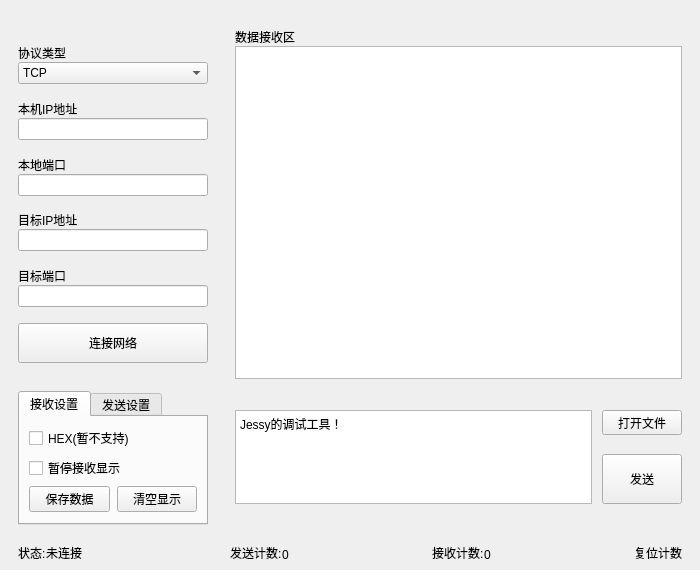
<?xml version="1.0" encoding="UTF-8"?>
<ui version="4.0">
 <class>Form</class>
 <widget class="QWidget" name="Form">
  <property name="geometry">
   <rect>
    <x>0</x>
    <y>0</y>
    <width>700</width>
    <height>570</height>
   </rect>
  </property>
  <property name="minimumSize">
   <size>
    <width>600</width>
    <height>500</height>
   </size>
  </property>
  <property name="windowTitle">
   <string>网络调试助手</string>
  </property>
  <property name="windowIcon">
   <iconset resource="resources.qrc">
    <normaloff>:/img/Icons/Network.png</normaloff>:/img/Icons/Network.png</iconset>
  </property>
  <layout class="QGridLayout" name="gridLayout" columnstretch="1,4" rowminimumheight="9,5,0">
   <property name="leftMargin">
    <number>18</number>
   </property>
   <property name="topMargin">
    <number>18</number>
   </property>
   <property name="rightMargin">
    <number>18</number>
   </property>
   <property name="bottomMargin">
    <number>8</number>
   </property>
   <property name="horizontalSpacing">
    <number>22</number>
   </property>
   <property name="verticalSpacing">
    <number>12</number>
   </property>
   <item row="0" column="0">
    <layout class="QVBoxLayout" name="verticalLayout">
     <item>
      <spacer name="verticalSpacer_7">
       <property name="orientation">
        <enum>Qt::Vertical</enum>
       </property>
       <property name="sizeHint" stdset="0">
        <size>
         <width>20</width>
         <height>50</height>
        </size>
       </property>
      </spacer>
     </item>
     <item>
      <widget class="QLabel" name="ProtocolTypeLabel">
       <property name="text">
        <string>协议类型</string>
       </property>
       <property name="alignment">
        <set>Qt::AlignBottom|Qt::AlignLeading|Qt::AlignLeft</set>
       </property>
       <property name="buddy">
        <cstring>ProtocolTypeComboBox</cstring>
       </property>
      </widget>
     </item>
     <item>
      <widget class="QComboBox" name="ProtocolTypeComboBox">
       <item>
        <property name="text">
         <string>TCP</string>
        </property>
       </item>
       <item>
        <property name="text">
         <string>UDP</string>
        </property>
       </item>
       <item>
        <property name="text">
         <string>Web Server</string>
        </property>
       </item>
      </widget>
     </item>
     <item>
      <spacer name="verticalSpacer">
       <property name="orientation">
        <enum>Qt::Vertical</enum>
       </property>
       <property name="sizeHint" stdset="0">
        <size>
         <width>20</width>
         <height>40</height>
        </size>
       </property>
      </spacer>
     </item>
     <item>
      <widget class="QLabel" name="MyHostAddrLabel">
       <property name="text">
        <string>本机IP地址</string>
       </property>
       <property name="alignment">
        <set>Qt::AlignBottom|Qt::AlignLeading|Qt::AlignLeft</set>
       </property>
       <property name="buddy">
        <cstring>MyHostAddrLineEdit</cstring>
       </property>
      </widget>
     </item>
     <item>
      <widget class="QLineEdit" name="MyHostAddrLineEdit">
       <property name="inputMask">
        <string/>
       </property>
       <property name="alignment">
        <set>Qt::AlignLeading|Qt::AlignLeft|Qt::AlignVCenter</set>
       </property>
       <property name="readOnly">
        <bool>true</bool>
       </property>
      </widget>
     </item>
     <item>
      <spacer name="verticalSpacer_6">
       <property name="orientation">
        <enum>Qt::Vertical</enum>
       </property>
       <property name="sizeHint" stdset="0">
        <size>
         <width>20</width>
         <height>40</height>
        </size>
       </property>
      </spacer>
     </item>
     <item>
      <widget class="QLabel" name="MyPortLabel">
       <property name="text">
        <string>本地端口</string>
       </property>
       <property name="alignment">
        <set>Qt::AlignBottom|Qt::AlignLeading|Qt::AlignLeft</set>
       </property>
       <property name="buddy">
        <cstring>MyPortLineEdit</cstring>
       </property>
      </widget>
     </item>
     <item>
      <widget class="PortLineEdit" name="MyPortLineEdit">
       <property name="toolTip">
        <string>作为Server启动时绑定的本地端口</string>
       </property>
       <property name="inputMask">
        <string/>
       </property>
       <property name="maxLength">
        <number>5</number>
       </property>
       <property name="alignment">
        <set>Qt::AlignLeading|Qt::AlignLeft|Qt::AlignVCenter</set>
       </property>
      </widget>
     </item>
     <item>
      <spacer name="verticalSpacer_5">
       <property name="orientation">
        <enum>Qt::Vertical</enum>
       </property>
       <property name="sizeHint" stdset="0">
        <size>
         <width>20</width>
         <height>40</height>
        </size>
       </property>
      </spacer>
     </item>
     <item>
      <widget class="QLabel" name="label_4">
       <property name="text">
        <string>目标IP地址</string>
       </property>
       <property name="alignment">
        <set>Qt::AlignBottom|Qt::AlignLeading|Qt::AlignLeft</set>
       </property>
       <property name="buddy">
        <cstring>TargetIPLineEdit</cstring>
       </property>
      </widget>
     </item>
     <item>
      <widget class="IPv4AddrLineEdit" name="TargetIPLineEdit">
       <property name="toolTip">
        <string>作为Client启动时连接服务器的地址</string>
       </property>
       <property name="maxLength">
        <number>15</number>
       </property>
       <property name="alignment">
        <set>Qt::AlignLeading|Qt::AlignLeft|Qt::AlignVCenter</set>
       </property>
      </widget>
     </item>
     <item>
      <spacer name="verticalSpacer_3">
       <property name="orientation">
        <enum>Qt::Vertical</enum>
       </property>
       <property name="sizeHint" stdset="0">
        <size>
         <width>20</width>
         <height>40</height>
        </size>
       </property>
      </spacer>
     </item>
     <item>
      <widget class="QLabel" name="label_6">
       <property name="text">
        <string>目标端口</string>
       </property>
       <property name="alignment">
        <set>Qt::AlignBottom|Qt::AlignLeading|Qt::AlignLeft</set>
       </property>
       <property name="buddy">
        <cstring>TargetPortLineEdit</cstring>
       </property>
      </widget>
     </item>
     <item>
      <widget class="PortLineEdit" name="TargetPortLineEdit">
       <property name="toolTip">
        <string>作为Client启动时连接服务器的端口</string>
       </property>
       <property name="maxLength">
        <number>5</number>
       </property>
       <property name="alignment">
        <set>Qt::AlignLeading|Qt::AlignLeft|Qt::AlignVCenter</set>
       </property>
      </widget>
     </item>
     <item>
      <spacer name="verticalSpacer_2">
       <property name="orientation">
        <enum>Qt::Vertical</enum>
       </property>
       <property name="sizeHint" stdset="0">
        <size>
         <width>20</width>
         <height>40</height>
        </size>
       </property>
      </spacer>
     </item>
     <item>
      <widget class="ConnectButton" name="ConnectButton">
       <property name="minimumSize">
        <size>
         <width>0</width>
         <height>40</height>
        </size>
       </property>
       <property name="maximumSize">
        <size>
         <width>16777215</width>
         <height>40</height>
        </size>
       </property>
       <property name="text">
        <string>连接网络</string>
       </property>
       <property name="icon">
        <iconset resource="resources.qrc">
         <normaloff>:/img/Icons/broken_link_72px.ico</normaloff>
         <normalon>:/img/Icons/link_72px.ico</normalon>:/img/Icons/broken_link_72px.ico</iconset>
       </property>
       <property name="checkable">
        <bool>true</bool>
       </property>
       <property name="checked">
        <bool>false</bool>
       </property>
      </widget>
     </item>
     <item>
      <spacer name="verticalSpacer_4">
       <property name="orientation">
        <enum>Qt::Vertical</enum>
       </property>
       <property name="sizeHint" stdset="0">
        <size>
         <width>20</width>
         <height>40</height>
        </size>
       </property>
      </spacer>
     </item>
    </layout>
   </item>
   <item row="0" column="1">
    <layout class="QVBoxLayout" name="verticalLayout_4">
     <property name="leftMargin">
      <number>5</number>
     </property>
     <property name="topMargin">
      <number>10</number>
     </property>
     <property name="rightMargin">
      <number>0</number>
     </property>
     <property name="bottomMargin">
      <number>0</number>
     </property>
     <item>
      <widget class="QLabel" name="ReceiveLabel">
       <property name="sizePolicy">
        <sizepolicy hsizetype="Preferred" vsizetype="Preferred">
         <horstretch>0</horstretch>
         <verstretch>0</verstretch>
        </sizepolicy>
       </property>
       <property name="text">
        <string>数据接收区</string>
       </property>
       <property name="alignment">
        <set>Qt::AlignBottom|Qt::AlignLeading|Qt::AlignLeft</set>
       </property>
       <property name="wordWrap">
        <bool>false</bool>
       </property>
      </widget>
     </item>
     <item>
      <widget class="QPlainTextEdit" name="ReceivePlainTextEdit">
       <property name="readOnly">
        <bool>true</bool>
       </property>
      </widget>
     </item>
    </layout>
   </item>
   <item row="1" column="0">
    <widget class="QTabWidget" name="send_receive_setting">
     <property name="minimumSize">
      <size>
       <width>190</width>
       <height>0</height>
      </size>
     </property>
     <property name="currentIndex">
      <number>0</number>
     </property>
     <widget class="QWidget" name="tab">
      <attribute name="title">
       <string>接收设置</string>
      </attribute>
      <layout class="QVBoxLayout" name="verticalLayout_2">
       <item>
        <widget class="QCheckBox" name="HEXReceiveCheckBox">
         <property name="toolTip">
          <string>以十六进接收</string>
         </property>
         <property name="text">
          <string>HEX(暂不支持)</string>
         </property>
        </widget>
       </item>
       <item>
        <widget class="QCheckBox" name="ReceivePauseCheckBox">
         <property name="text">
          <string>暂停接收显示</string>
         </property>
        </widget>
       </item>
       <item>
        <layout class="QHBoxLayout" name="horizontalLayout_2">
         <property name="spacing">
          <number>7</number>
         </property>
         <item>
          <widget class="QPushButton" name="RSaveDataButton">
           <property name="toolTip">
            <string>保存接收区内容到txt文件 Ctrl+S</string>
           </property>
           <property name="text">
            <string>保存数据</string>
           </property>
           <property name="shortcut">
            <string>Ctrl+S</string>
           </property>
          </widget>
         </item>
         <item>
          <widget class="QPushButton" name="RClearButton">
           <property name="toolTip">
            <string>清空接收区显示</string>
           </property>
           <property name="text">
            <string>清空显示</string>
           </property>
          </widget>
         </item>
        </layout>
       </item>
      </layout>
     </widget>
     <widget class="QWidget" name="tab_2">
      <attribute name="title">
       <string>发送设置</string>
      </attribute>
      <layout class="QVBoxLayout" name="verticalLayout_5">
       <item>
        <widget class="QCheckBox" name="SendHEXCheckBox">
         <property name="toolTip">
          <string>以十六进制发送</string>
         </property>
         <property name="text">
          <string>HEX(暂不支持)</string>
         </property>
        </widget>
       </item>
       <item>
        <widget class="QCheckBox" name="LoopSendCheckBox">
         <property name="text">
          <string>循环发送</string>
         </property>
        </widget>
       </item>
       <item>
        <layout class="QHBoxLayout" name="horizontalLayout_6">
         <property name="spacing">
          <number>2</number>
         </property>
         <item>
          <widget class="QLabel" name="label">
           <property name="sizePolicy">
            <sizepolicy hsizetype="Preferred" vsizetype="Maximum">
             <horstretch>0</horstretch>
             <verstretch>0</verstretch>
            </sizepolicy>
           </property>
           <property name="text">
            <string>循环时间</string>
           </property>
          </widget>
         </item>
         <item>
          <widget class="QSpinBox" name="LoopSendSpinBox">
           <property name="sizePolicy">
            <sizepolicy hsizetype="Minimum" vsizetype="Fixed">
             <horstretch>0</horstretch>
             <verstretch>0</verstretch>
            </sizepolicy>
           </property>
           <property name="minimumSize">
            <size>
             <width>68</width>
             <height>0</height>
            </size>
           </property>
           <property name="suffix">
            <string> ms</string>
           </property>
           <property name="minimum">
            <number>1</number>
           </property>
           <property name="maximum">
            <number>9999999</number>
           </property>
           <property name="singleStep">
            <number>100</number>
           </property>
           <property name="value">
            <number>1000</number>
           </property>
          </widget>
         </item>
        </layout>
       </item>
      </layout>
     </widget>
    </widget>
   </item>
   <item row="1" column="1">
    <layout class="QGridLayout" name="gridLayout_2">
     <property name="leftMargin">
      <number>5</number>
     </property>
     <property name="horizontalSpacing">
      <number>10</number>
     </property>
     <item row="0" column="0" rowspan="2">
      <widget class="QPlainTextEdit" name="SendPlainTextEdit">
       <property name="plainText">
        <string>Jessy的调试工具！</string>
       </property>
       <property name="placeholderText">
        <string>输入要发送的数据</string>
       </property>
      </widget>
     </item>
     <item row="0" column="1">
      <widget class="QPushButton" name="OpenFilePushButton">
       <property name="minimumSize">
        <size>
         <width>0</width>
         <height>25</height>
        </size>
       </property>
       <property name="maximumSize">
        <size>
         <width>80</width>
         <height>25</height>
        </size>
       </property>
       <property name="toolTip">
        <string>打开要发送的文本文件或选择WebServer工作目录 Ctrl+O</string>
       </property>
       <property name="text">
        <string>打开文件</string>
       </property>
       <property name="shortcut">
        <string>Ctrl+O</string>
       </property>
      </widget>
     </item>
     <item row="1" column="1">
      <widget class="QPushButton" name="SendButton">
       <property name="sizePolicy">
        <sizepolicy hsizetype="Minimum" vsizetype="Fixed">
         <horstretch>0</horstretch>
         <verstretch>0</verstretch>
        </sizepolicy>
       </property>
       <property name="minimumSize">
        <size>
         <width>0</width>
         <height>50</height>
        </size>
       </property>
       <property name="maximumSize">
        <size>
         <width>80</width>
         <height>50</height>
        </size>
       </property>
       <property name="toolTip">
        <string>Alt+Enter发送</string>
       </property>
       <property name="text">
        <string>发送</string>
       </property>
       <property name="shortcut">
        <string>Alt+Return</string>
       </property>
      </widget>
     </item>
    </layout>
   </item>
   <item row="2" column="0">
    <layout class="QHBoxLayout" name="horizontalLayout_3" stretch="0,1,0">
     <item>
      <widget class="QLabel" name="label_7">
       <property name="sizePolicy">
        <sizepolicy hsizetype="Preferred" vsizetype="Preferred">
         <horstretch>0</horstretch>
         <verstretch>0</verstretch>
        </sizepolicy>
       </property>
       <property name="toolTip">
        <string>网络连接状态</string>
       </property>
       <property name="text">
        <string>状态:</string>
       </property>
       <property name="alignment">
        <set>Qt::AlignBottom|Qt::AlignLeading|Qt::AlignLeft</set>
       </property>
      </widget>
     </item>
     <item>
      <widget class="QLabel" name="StateLabel">
       <property name="sizePolicy">
        <sizepolicy hsizetype="Fixed" vsizetype="Preferred">
         <horstretch>0</horstretch>
         <verstretch>0</verstretch>
        </sizepolicy>
       </property>
       <property name="minimumSize">
        <size>
         <width>120</width>
         <height>25</height>
        </size>
       </property>
       <property name="maximumSize">
        <size>
         <width>120</width>
         <height>25</height>
        </size>
       </property>
       <property name="text">
        <string>未连接</string>
       </property>
       <property name="alignment">
        <set>Qt::AlignBottom|Qt::AlignLeading|Qt::AlignLeft</set>
       </property>
      </widget>
     </item>
     <item>
      <spacer name="horizontalSpacer_2">
       <property name="orientation">
        <enum>Qt::Horizontal</enum>
       </property>
       <property name="sizeHint" stdset="0">
        <size>
         <width>40</width>
         <height>20</height>
        </size>
       </property>
      </spacer>
     </item>
    </layout>
   </item>
   <item row="2" column="1">
    <layout class="QHBoxLayout" name="horizontalLayout_4">
     <item>
      <widget class="QLabel" name="label_9">
       <property name="toolTip">
        <string/>
       </property>
       <property name="text">
        <string>发送计数:</string>
       </property>
       <property name="alignment">
        <set>Qt::AlignBottom|Qt::AlignLeading|Qt::AlignLeft</set>
       </property>
      </widget>
     </item>
     <item>
      <widget class="QLabel" name="SendCounterLabel">
       <property name="sizePolicy">
        <sizepolicy hsizetype="Fixed" vsizetype="Preferred">
         <horstretch>0</horstretch>
         <verstretch>0</verstretch>
        </sizepolicy>
       </property>
       <property name="minimumSize">
        <size>
         <width>50</width>
         <height>0</height>
        </size>
       </property>
       <property name="maximumSize">
        <size>
         <width>50</width>
         <height>16777215</height>
        </size>
       </property>
       <property name="text">
        <string>0</string>
       </property>
       <property name="alignment">
        <set>Qt::AlignBottom|Qt::AlignLeading|Qt::AlignLeft</set>
       </property>
       <property name="textInteractionFlags">
        <set>Qt::LinksAccessibleByMouse|Qt::TextSelectableByMouse</set>
       </property>
      </widget>
     </item>
     <item>
      <spacer name="horizontalSpacer">
       <property name="orientation">
        <enum>Qt::Horizontal</enum>
       </property>
       <property name="sizeHint" stdset="0">
        <size>
         <width>40</width>
         <height>20</height>
        </size>
       </property>
      </spacer>
     </item>
     <item>
      <widget class="QLabel" name="label_10">
       <property name="text">
        <string>接收计数:</string>
       </property>
       <property name="alignment">
        <set>Qt::AlignBottom|Qt::AlignLeading|Qt::AlignLeft</set>
       </property>
      </widget>
     </item>
     <item>
      <widget class="QLabel" name="ReceiveCounterLabel">
       <property name="sizePolicy">
        <sizepolicy hsizetype="Fixed" vsizetype="Preferred">
         <horstretch>0</horstretch>
         <verstretch>0</verstretch>
        </sizepolicy>
       </property>
       <property name="minimumSize">
        <size>
         <width>50</width>
         <height>0</height>
        </size>
       </property>
       <property name="maximumSize">
        <size>
         <width>50</width>
         <height>16777215</height>
        </size>
       </property>
       <property name="text">
        <string>0</string>
       </property>
       <property name="alignment">
        <set>Qt::AlignBottom|Qt::AlignLeading|Qt::AlignLeft</set>
       </property>
       <property name="textInteractionFlags">
        <set>Qt::LinksAccessibleByMouse|Qt::TextSelectableByMouse</set>
       </property>
      </widget>
     </item>
     <item>
      <spacer name="horizontalSpacer_3">
       <property name="orientation">
        <enum>Qt::Horizontal</enum>
       </property>
       <property name="sizeHint" stdset="0">
        <size>
         <width>40</width>
         <height>20</height>
        </size>
       </property>
      </spacer>
     </item>
     <item>
      <widget class="CounterResetLabel" name="CounterResetLabel">
       <property name="toolTip">
        <string>清零计数器</string>
       </property>
       <property name="text">
        <string>复位计数</string>
       </property>
       <property name="alignment">
        <set>Qt::AlignBottom|Qt::AlignLeading|Qt::AlignLeft</set>
       </property>
      </widget>
     </item>
    </layout>
   </item>
  </layout>
 </widget>
 <customwidgets>
  <customwidget>
   <class>PortLineEdit</class>
   <extends>QLineEdit</extends>
   <header>UI.MyWidgets</header>
  </customwidget>
  <customwidget>
   <class>IPv4AddrLineEdit</class>
   <extends>QLineEdit</extends>
   <header>UI.MyWidgets</header>
  </customwidget>
  <customwidget>
   <class>ConnectButton</class>
   <extends>QPushButton</extends>
   <header>UI.MyWidgets</header>
  </customwidget>
  <customwidget>
   <class>CounterResetLabel</class>
   <extends>QLabel</extends>
   <header>UI.MyWidgets</header>
  </customwidget>
 </customwidgets>
 <resources>
  <include location="resources.qrc"/>
 </resources>
 <connections>
  <connection>
   <sender>RClearButton</sender>
   <signal>clicked()</signal>
   <receiver>ReceivePlainTextEdit</receiver>
   <slot>clear()</slot>
   <hints>
    <hint type="sourcelabel">
     <x>771</x>
     <y>503</y>
    </hint>
    <hint type="destinationlabel">
     <x>458</x>
     <y>262</y>
    </hint>
   </hints>
  </connection>
 </connections>
</ui>
